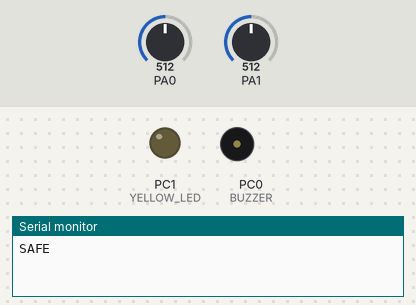
Bench run of a program on a simulated ATmega32, built with avr-gcc and emulated at 8 MHz. Shown: output pins drawn as LEDs (lit = HIGH), buzzer (waves = sounding, pin HIGH), the last lines printed to the serial monitor. The inputs (shaded band) are chosen by the test bench; at power-on: PA0 = 512, PA1 = 512.

Above: at 1.2 s.
1.3 s: PA0 set to 603
2.8 s: PA0 set to 622
At 3.5 s:
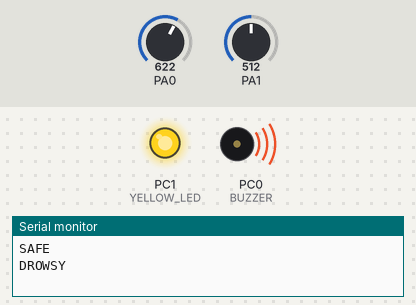
4.3 s: PA1 set to 736
5.8 s: PA1 set to 762
At 6.3 s:
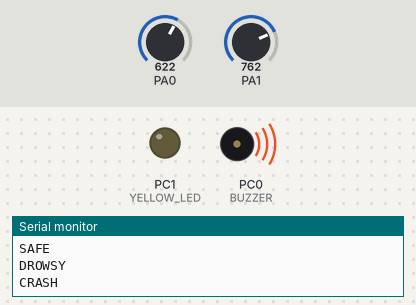
7.3 s: PA1 set to 716
At 8.1 s:
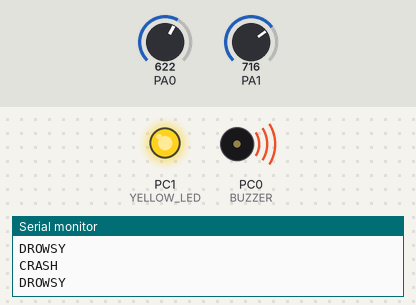
8.8 s: PA1 set to 900
At 9.9 s:
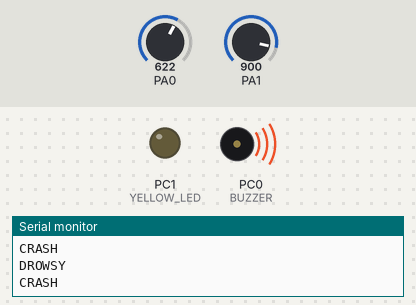
Timing chart, 0 to 11.3 s (numbered marks = the images above; inputs shaded):
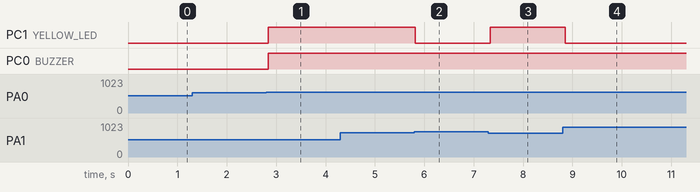

The program:

main.c
```c
#define F_CPU 8000000UL

#include <avr/io.h>
#include <util/delay.h>

#define DROWSY_THRESHOLD   614 // ~60% on PA0 (Tilt)
#define IMPACT_MODERATE    400 // ~40% on PA1 (Moderate Shock)
#define IMPACT_SEVERE      750 // ~75% on PA1 (Severe Crash)

#define BUZZER     PC0 // Pin 22 -> Buzzer
#define YELLOW_LED PC1 // Pin 23 -> Yellow LED

typedef enum {
	STATE_SAFE,
	STATE_DROWSY,
	STATE_CRASH
} SystemState;

void UART_Init(void) {
	UBRRH = 0;
	UBRRL = 51; // 9600 Baud
	UCSRB = (1 << TXEN);
	UCSRC = (1 << URSEL) | (1 << UCSZ1) | (1 << UCSZ0);
}

void UART_SendString(const char *str) {
	while (*str) {
		while (!(UCSRA & (1 << UDRE)));
		UDR = *str++;
	}
}

void ADC_Init(void) {
	ADCSRA = (1 << ADEN) | (1 << ADPS2) | (1 << ADPS1); // Enable ADC, Prescaler 64
}

// Multiplexer channel switch with settling delay
uint16_t ADC_Read(uint8_t channel) {
	ADMUX = (1 << REFS0) | (channel & 0x07); // Set AVCC & Select Channel
	_delay_us(100);                          // Delay for MUX channel settling
	ADCSRA |= (1 << ADSC);                   // Start Conversion
	while (ADCSRA & (1 << ADSC));            // Wait for Conversion
	return ADC;
}

int main(void) {
	uint16_t tilt_val = 0;
	uint16_t impact_val = 0;
	SystemState current_state = STATE_SAFE;
	SystemState previous_state = STATE_SAFE;

	DDRC |= (1 << BUZZER) | (1 << YELLOW_LED);
	PORTC &= ~((1 << BUZZER) | (1 << YELLOW_LED));

	UART_Init();
	ADC_Init();

	_delay_ms(150);
	UART_SendString("SAFE\r\n");

	while (1) {
		// Read PA0 (Head Tilt)
		tilt_val = ADC_Read(0);
		_delay_ms(5);

		// Read PA1 (Piezo Impact Force)
		impact_val = ADC_Read(1);
		_delay_ms(5);

		// 1. SEVERE CRASH (Impact Sensor > 75%)
		if (impact_val >= IMPACT_SEVERE) {
			current_state = STATE_CRASH;
			PORTC |= (1 << BUZZER);
			PORTC &= ~(1 << YELLOW_LED);
		}
		// 2. DROWSINESS / HEAD TILT (Tilt Sensor > 60%)
		else if (tilt_val >= DROWSY_THRESHOLD) {
			current_state = STATE_DROWSY;
			PORTC |= (1 << YELLOW_LED) | (1 << BUZZER);
		}
		// 3. SAFE STATE
		else {
			current_state = STATE_SAFE;
			PORTC &= ~((1 << BUZZER) | (1 << YELLOW_LED));
		}

		// Transmit state only on change
		if (current_state != previous_state) {
			if (current_state == STATE_CRASH) {
				UART_SendString("CRASH\r\n");
			}
			else if (current_state == STATE_DROWSY) {
				UART_SendString("DROWSY\r\n");
			}
			else if (current_state == STATE_SAFE) {
				UART_SendString("SAFE\r\n");
			}
			previous_state = current_state;
		}

		_delay_ms(40);
	}
}
```

Measured:
- the behaviour switches between 613 and 614 on PA0 (found by bisection; images 0 and 1)
- the behaviour switches between 749 and 750 on PA1 (found by bisection; images 1 and 2)
- after the input at 1.3 s, every drawn part: stays the same
- after the input at 2.8 s, PC1 (YELLOW_LED), PC0 (BUZZER): LOW → HIGH at once
- after the input at 4.3 s, every drawn part: stays the same
- after the input at 5.8 s, PC1 (YELLOW_LED): HIGH → LOW at once
- after the input at 7.3 s, PC1 (YELLOW_LED): LOW → HIGH at once
- after the input at 8.8 s, PC1 (YELLOW_LED): HIGH → LOW after 0.05 s
